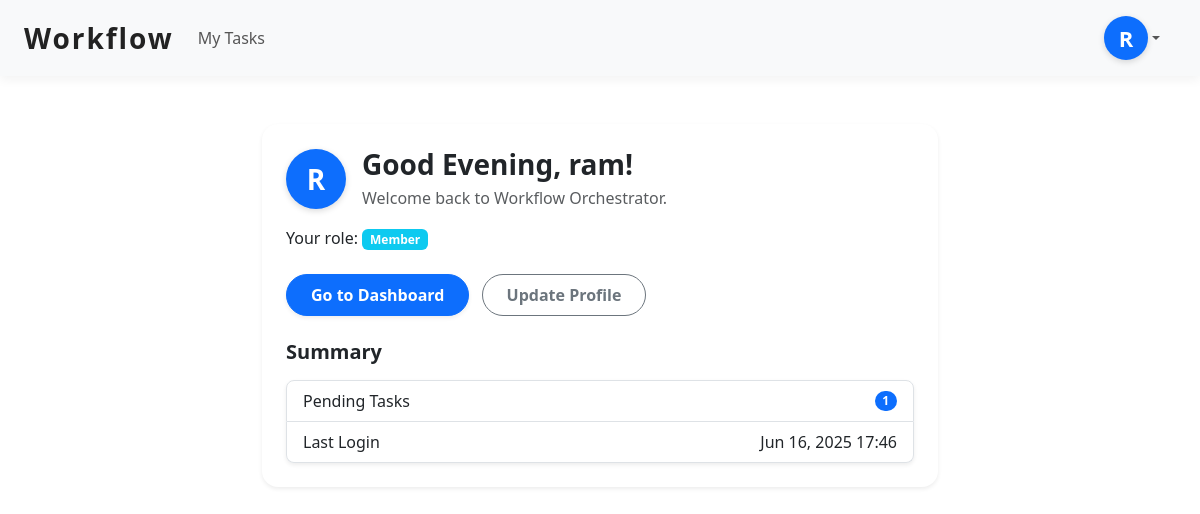
The app's page / (signed in), older data.
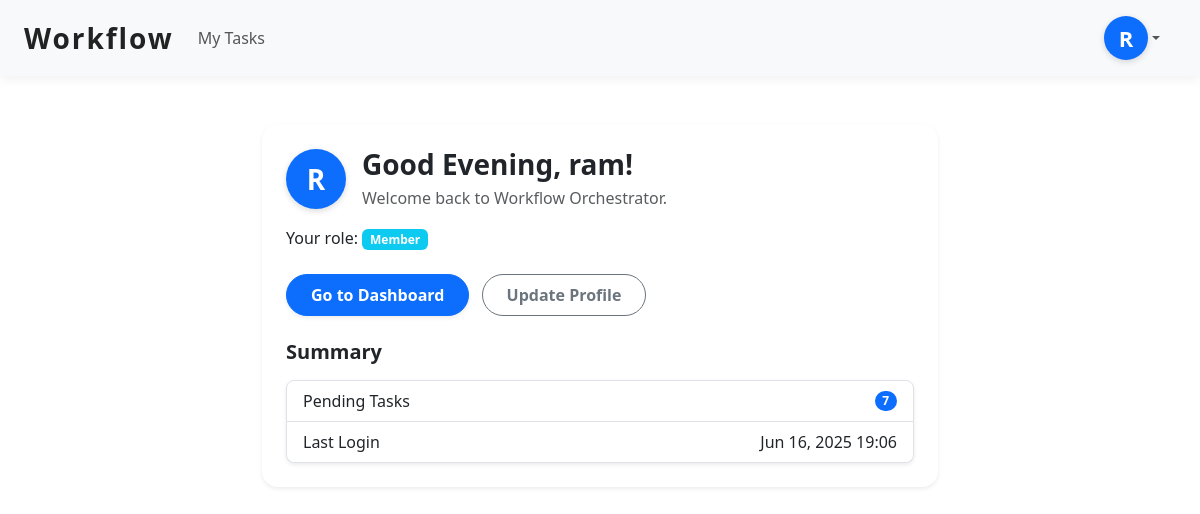
The same page, newer data.
### accounts/models.py (models this page shows, shortened)
class CustomUser(AbstractUser):
    employee_id = models.CharField(max_length=20, unique=True)
    name = models.CharField(max_length=100)
    department = models.CharField(max_length=100, blank=True, null=True)  # new
    phone_number = models.CharField(max_length=20, blank=True, null=True)  # new
    is_first_login = models.BooleanField(default=True)

### accounts/views.py (the view)
# urls.py: path('', home, name='home'),
@login_required
def home(request):
    user = request.user
    group = user.groups.first()  # Assumes one group per user
    if user.is_superuser or (group and group.name.lower() == 'manager'):
        pending_tasks = Task.objects.filter(status__in=['todo', 'in_progress'])
    else:
        pending_tasks = Task.objects.filter(status__in=['todo', 'in_progress'], assigned_to=user)
    return render(request, 'accounts/home.html', {
        'pending_tasks_count': pending_tasks.count()
    })

### accounts/context_processors.py (called while the page is built)
def pending_requests_count(request):
    if request.user.is_authenticated and request.user.is_superuser:
        count = SignupRequest.objects.count()
        return {'pending_requests_count': count}
    return {'pending_requests_count': 0}

### accounts/templates/accounts/home.html (shortened to what this page needs)
{% extends 'accounts/base.html' %}
{% block content %}
<div class="container mt-5" style="max-width: 700px;">
  <div class="card shadow-sm p-4 rounded-4 border-0">
    <div class="d-flex align-items-center mb-3">
      <div class="initial-circle member-circle fs-3 me-3" style="width: 60px; height: 60px;">
        {{ request.user.username|first|upper }}
      </div>
      <div>
        <h3 class="mb-1 fw-semibold text-dark">
          {% now "H" as hour %}
          {% if hour < "12" %}
            Good Morning,
          {% elif hour < "18" %}
            Good Afternoon,
          {% else %}
            Good Evening,
          {% endif %}
          {{ request.user.get_full_name|default:request.user.username }}!
        </h3>
        <p class="text-muted mb-0">Welcome back to Workflow Orchestrator.</p>
      </div>
    </div>
    <p class="mb-4">
      Your role:
      {% if request.user.is_superuser %}
        <span class="badge bg-danger">Admin</span>
      {% elif request.user.groups.first %}
        <span class="badge bg-info">{{ request.user.groups.first.name }}</span>
      {% else %}
        <span class="badge bg-secondary">Member</span>
      {% endif %}
    </p>
    <div class="mb-4">
      <a href="{% url 'dashboard' %}" class="btn btn-primary me-2 px-4 py-2 fw-semibold rounded-pill shadow-sm">Go to Dashboard</a>
      <a href="{% url 'profile' %}" class="btn btn-outline-secondary me-2 px-4 py-2 fw-semibold rounded-pill">Update Profile</a>
    </div>
    <div>
      <h5 class="fw-semibold mb-3">Summary</h5>
      <ul class="list-group rounded-3 shadow-sm">
        <li class="list-group-item d-flex justify-content-between align-items-center">
          Pending Tasks
          <span class="badge bg-primary rounded-pill">{{ pending_tasks_count|default:"0" }}</span>
        </li>
        <li class="list-group-item d-flex justify-content-between align-items-center">
          Last Login
          <span>{{ request.user.last_login|date:"M d, Y H:i" }}</span>
        </li>
      </ul>
    </div>
  </div>
</div>
{% endblock %}

### accounts/templates/accounts/base.html (shortened to what this page needs)
<!DOCTYPE html>
<html lang="en">
<head>
    {% load static %}
    <link href="https://cdn.jsdelivr.net/npm/bootstrap@5.3.0/dist/css/bootstrap.min.css" rel="stylesheet" />
</head>
<body>
    <nav class="navbar navbar-expand-lg px-4">
        <a class="navbar-brand" href="{% url 'home' %}">Workflow</a>
        <div class="collapse navbar-collapse" id="navbarContent">
            <ul class="navbar-nav me-auto">
                {% if user.is_authenticated %}
                <li class="nav-item">
                  {% if user.is_superuser %}
                    <a class="nav-link {% if request.resolver_match.url_name == 'task_list' %}active{% endif %}" href="{% url 'task_list' %}">Task List</a>
                  {% else %}
                    <a class="nav-link {% if request.resolver_match.url_name == 'task_list' %}active{% endif %}" href="{% url 'task_list' %}">My Tasks</a>
                  {% endif %}
                </li>
                {% endif %}
            </ul>
            {% if user.is_authenticated %}
            {% with user.groups.first as first_group %}
                <div class="dropdown">
                    <a
                        class="nav-link dropdown-toggle d-flex align-items-center"
                        href="#"
                        id="profileDropdown"
                        role="button"
                        data-bs-toggle="dropdown"
                        aria-expanded="false"
                    >
                        <div
                            class="initial-circle
                            {% if user.is_superuser %}
                                admin-circle
                            {% elif first_group and first_group.name == 'Manager' %}
                                manager-circle
                            {% else %}
                                member-circle
                            {% endif %}"
                        >
                            {{ user.get_full_name|default:user.username|slice:":1"|upper }}
                        </div>
                    </a>
                </div>
            {% endwith %}
            {% endif %}
        </div>
    </nav>
    <main class="container mt-4">
        {% block content %}{% endblock %}
    </main>
</body>
</html>

Row changes from the older to the newer data that the page shows:
changed CustomUser "ram": user.last_login "Jun 16, 2025 17:46" → "Jun 16, 2025 19:06"
Text that changed along with them:
{{ pending_tasks_count|default:"0" }}: "1" → "7"
